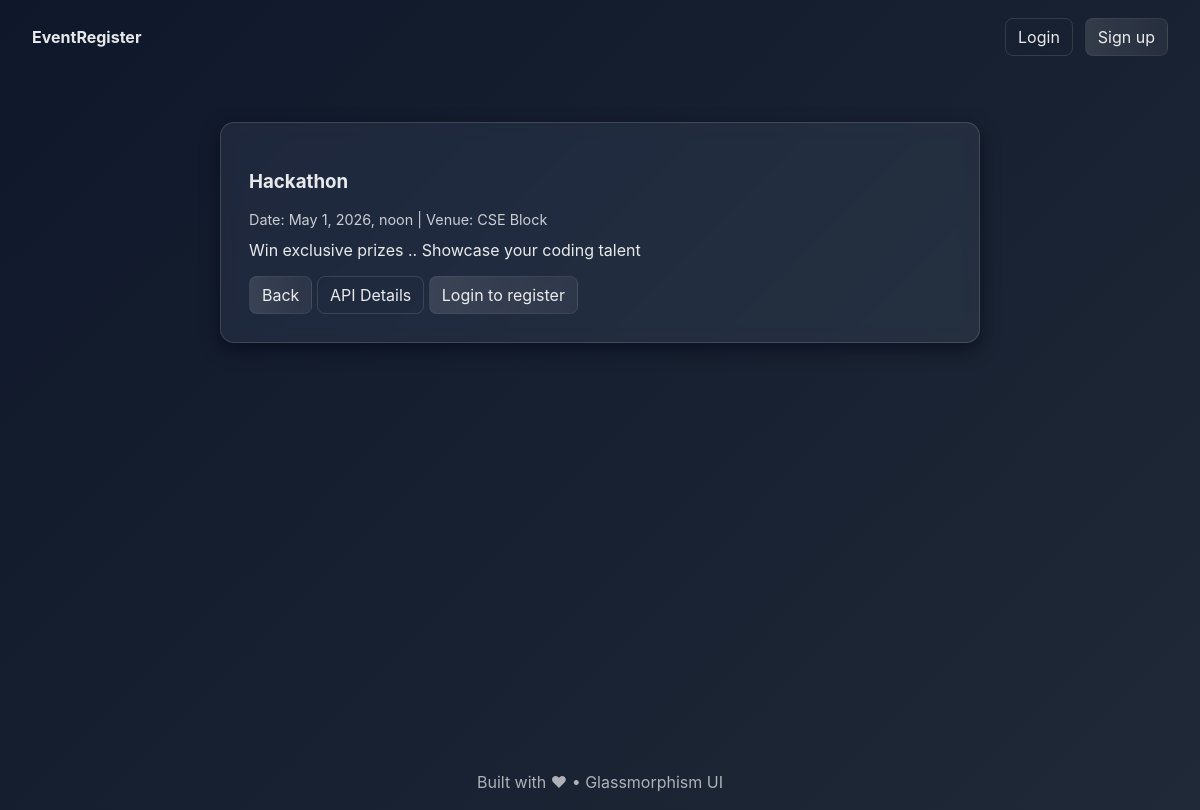
The app's page /events/1/ with its own data.
### ERSysApp/models.py (models this page shows, shortened)
class Event(models.Model):
    title = models.CharField(max_length=200)
    description = models.TextField()
    location = models.CharField(max_length=200)
    date = models.DateTimeField()
    capacity = models.IntegerField()
    created_at = models.DateTimeField(auto_now_add=True)

### ERSysApp/views.py (the view)
# urls.py: path('events/<int:pk>/', event_detail, name='event_detail'),
def event_detail(request, pk):
    event = get_object_or_404(Event, pk=pk)
    return render(request, 'event_detail.html', {'event': event})

### templates/event_detail.html
{% extends 'base.html' %}
{% block content %}
  <section class="container single">
    <article class="glass-card large">
      <h1>{{ event.title }}</h1>
      <p class="meta">Date: {{ event.date }} | Venue: {{ event.location }}</p>
      <div class="description">{{ event.description }}</div>
      <div class="actions">
        <a class="btn" href="/">Back</a>
        <a class="btn ghost" href="/api/events/{{ event.pk }}/">API Details</a>
        {% if request.user.is_authenticated %}
          <a class="btn" href="{% url 'register_event' event.pk %}">Register</a>
        {% else %}
          <a class="btn" href="{% url 'login' %}?next={% url 'event_detail' event.pk %}">Login to register</a>
        {% endif %}
      </div>
    </article>
  </section>
{% endblock %}

### static/css/glass.css (style rules this page uses)
:root { --bg1: #0f172a; --bg2: #1f2937; --glass-bg: rgba(255,255,255,0.06); --glass-border: rgba(255,255,255,0.14); --accent: rgba(255,255,255,0.9); }
* { box-sizing:border-box }
html,body { height:100% }
body { margin:0; font-family:Inter,ui-sans-serif,system-ui,Segoe UI,Arial; background: linear-gradient(135deg,var(--bg1) 0%,var(--bg2) 100%); color:var(--accent); -webkit-font-smoothing:antialiased; }
.container { padding:8px }
.glass-card { background:var(--glass-bg); border:1px solid var(--glass-border); border-radius:14px; padding:18px; backdrop-filter:blur(8px) saturate(120%); box-shadow:0 6px 18px rgba(2,6,23,0.6); }
.glass-card.large { padding:28px }
.meta { font-size:0.9rem; opacity:0.85; margin-bottom:12px }
.btn { display:inline-block; padding:8px 12px; border-radius:8px; text-decoration:none; background:linear-gradient(90deg,rgba(255,255,255,0.12),rgba(255,255,255,0.06)); color:var(--accent); border:1px solid rgba(255,255,255,0.06) }
.btn.ghost { background:transparent; border:1px solid rgba(255,255,255,0.12) }
.actions { margin-top:16px }
.single .glass-card { max-width:760px;margin:0 auto }

### records on screen
Event: title "Hackathon", date "May 1, 2026, noon", location "CSE Block", description "Win exclusive prizes .. Showcase your coding talent"
